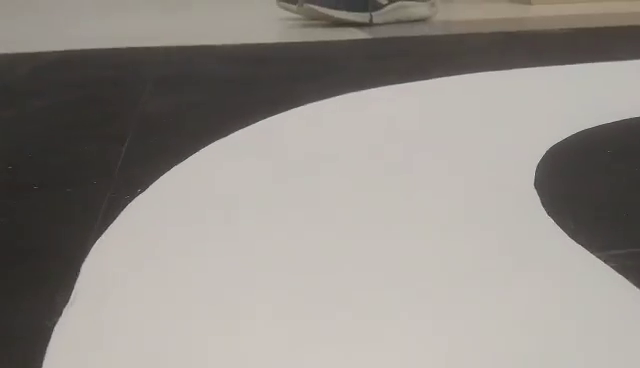
#> input picture frame 78 of src/robot_lane.mp4, 640 x 368 px
$ python lane_detection.py
#> lines starting #> are read from the running program, lines starting #| are printed output that depends on the picture; after the words box and inside, x2 and y2 are one past the last pixel; in counts of white or black regions, pixels touching at a corner belong together
import cv2
import numpy as np

cap = cv2.VideoCapture('robot_lane.mp4')

while(cap.isOpened()):

    ret, frame = cap.read()
#> frame is the input picture: shape (368, 640, 3); mean B, G, R 135.6, 140.9, 145.9
    hsv = cv2.cvtColor(frame, cv2.COLOR_BGR2HSV)
#> hsv: shape (368, 640, 3); mean H, S, V 15.8, 20.6, 145.9
    h = hsv.shape[0]
#> h = 368
    w = hsv.shape[1]
#> w = 640

    lower_color= np.array([0,0,150])
    upper_color = np.array([360,255,255])
    range = cv2.inRange(hsv, lower_color, upper_color )
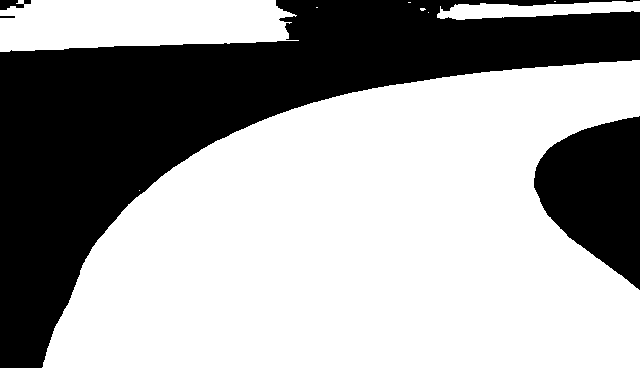
#> range: shape (368, 640); 63% white; 4 black regions, box (x1, y1, x2, y2) and area: (0, 0, 640, 368) 74651, (534, 116, 640, 290) 12208, (0, 0, 31, 10) 196, (0, 16, 15, 18) 30
    #Thresholding
    #(t,thresh) = cv2.threshold(gray, 170,255,cv2.THRESH_BINARY)

    #ROI
    mask = np.zeros_like(range)
    roi = np.array([[
        (0,h),
        (220,0),
        (420,0),
        (w,h) ]], np.int32)
    cv2.fillPoly(mask, roi, 255)
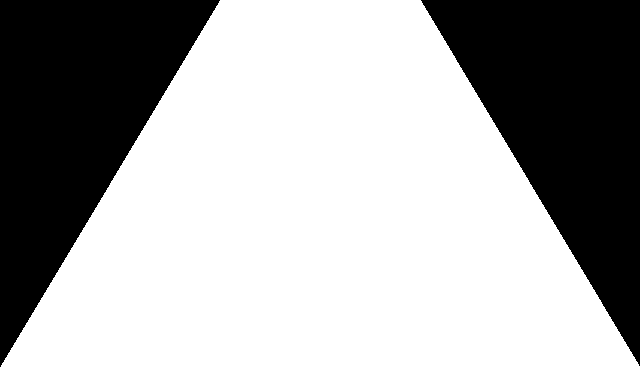
#> mask: shape (368, 640); 65.7% white; 2 black regions, box (x1, y1, x2, y2) and area: (0, 0, 220, 367) 40480, (421, 0, 640, 366) 40188
    masked = cv2.bitwise_and(range, mask)
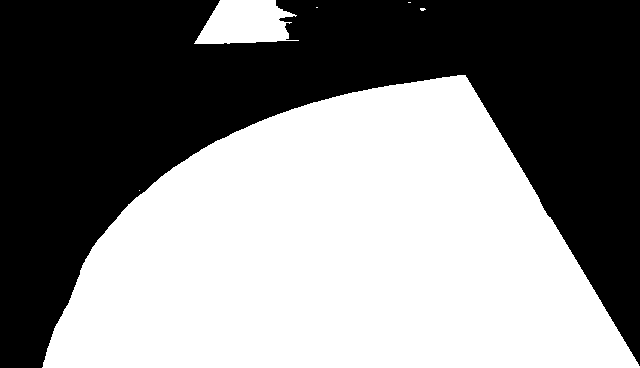
#> masked: shape (368, 640); 51.7% white; 1 black region

    contours, hierarchy = cv2.findContours(masked, cv2.RETR_LIST, cv2.CHAIN_APPROX_SIMPLE)
#> contours = 6 contours, 4 with area under 20; largest, box (x1, y1, x2, y2) and area: (42, 75, 640, 368) 117635, (194, 0, 299, 44) 3193

    m = cv2.moments(masked, False)
#> m = moments, m00 31031970, centre m10/m00, m01/m00 = (338.6, 244.9)
    try:
        cx,cy = m['m10']/m['m00'], m['m10']/m['m00']
#> cx = 338.6; cy = 338.6
    except ZeroDivisionError:
        cy,cx = h/2,w/2

    error = cx - w/2
#> error = 18.56
    error = round(error,2)
    cv2.circle(masked,(int(cx),int(cy)), 10,(0,255,0),-1)

    cv2.putText(masked, str(error),(int(cx),int(cy)),cv2.FONT_HERSHEY_SIMPLEX,1,(0,255,0),2, cv2.LINE_AA)
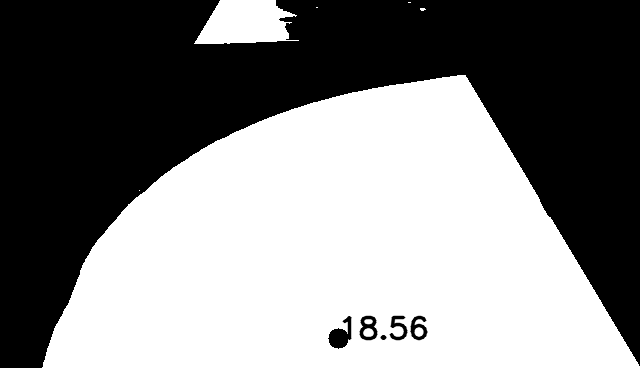
#> masked: shape (368, 640); min 0, max 255, mean 130.6
    if ret == True:

        cv2.imshow('MASK',masked)
        cv2.imshow('Original',frame)

    # Press Q on keyboard to  exit
    if cv2.waitKey(25) & 0xFF == ord('q'):
#> (key q is pressed here)
      break
cap.release()

# Closes all the frames
cv2.destroyAllWindows()

$ run again, starting later in the video
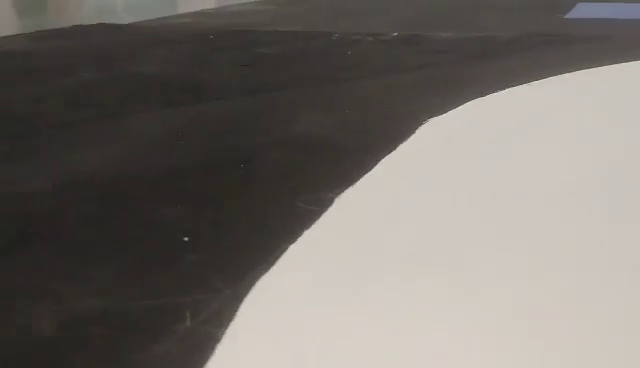
#> input picture frame 352 of src/robot_lane.mp4, 640 x 368 px
#> frame is the input picture: shape (368, 640, 3); mean B, G, R 106.6, 111.5, 116.4
#> hsv: shape (368, 640, 3); mean H, S, V 16.1, 27.8, 116.5
#> `range = cv2.inRange(hsv, lower_color, upper_color )`:
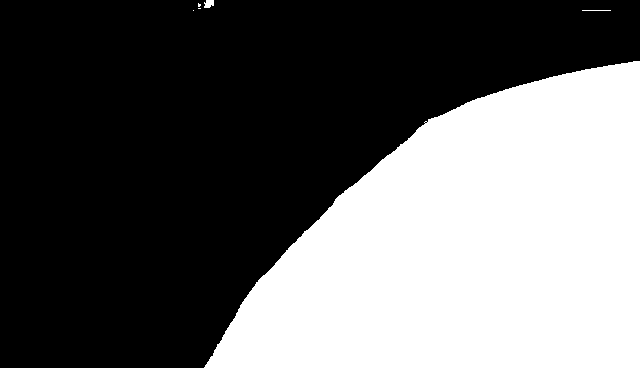
#> range: shape (368, 640); 38.9% white; 6 white regions (3 under 20 px), largest, box (x1, y1, x2, y2) and area: (204, 61, 640, 368) 91584, (204, 0, 214, 8) 65, (582, 10, 611, 11) 29
#> mask: shape (368, 640); 65.7% white; 2 black regions, box (x1, y1, x2, y2) and area: (0, 0, 220, 367) 40480, (421, 0, 640, 366) 40188
#> `masked = cv2.bitwise_and(range, mask)`:
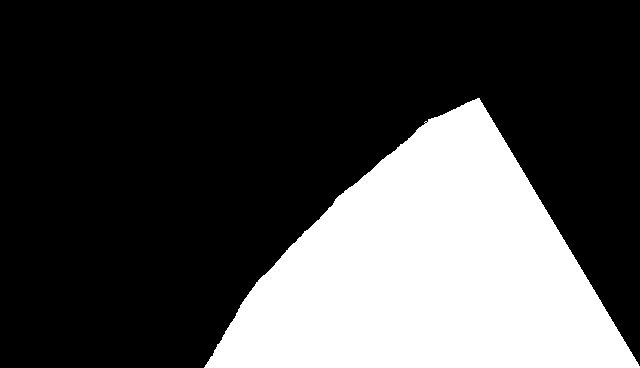
#> masked: shape (368, 640); 28.3% white; 1 white region
#> contours = 2 contours, 1 with area under 20; largest, box (x1, y1, x2, y2) and area: (204, 98, 640, 368) 66053
#> m = moments, m00 16975350, centre m10/m00, m01/m00 = (429, 271.1)
#> cx = 429
#> error = 109

$ run again, starting later in the video
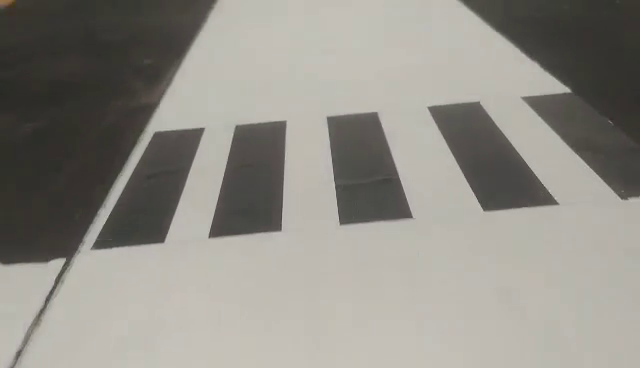
#> input picture frame 627 of src/robot_lane.mp4, 640 x 368 px
#> frame is the input picture: shape (368, 640, 3); mean B, G, R 135, 141.6, 144.8
#> hsv: shape (368, 640, 3); mean H, S, V 20.4, 19.8, 144.8
#> `range = cv2.inRange(hsv, lower_color, upper_color )`:
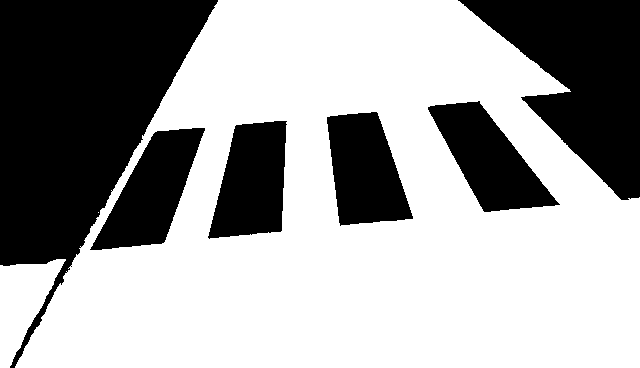
#> range: shape (368, 640); 63.5% white; 6 black regions, box (x1, y1, x2, y2) and area: (0, 0, 218, 368) 38885, (458, 0, 640, 200) 19129, (428, 101, 560, 212) 7094, (90, 128, 205, 250) 7066, (208, 121, 287, 239) 6873, (327, 112, 413, 226) 6861
#> mask: shape (368, 640); 65.7% white; 2 black regions, box (x1, y1, x2, y2) and area: (0, 0, 220, 367) 40480, (421, 0, 640, 366) 40188
#> contours = 8 contours, 3 with area under 20; largest, box (x1, y1, x2, y2) and area: (15, 0, 640, 368) 145336, (89, 127, 206, 251) 7244, (207, 120, 288, 240) 7046, (326, 111, 414, 227) 7030, (0, 259, 66, 368) 452
#> m = moments, m00 32120565, centre m10/m00, m01/m00 = (325.6, 223.9)
#> cx = 325.6
#> error = 5.56
#> `cv2.putText(masked, str(error),(int(cx),int(cy)),cv2.FONT_HERSHEY_SIMP..`:
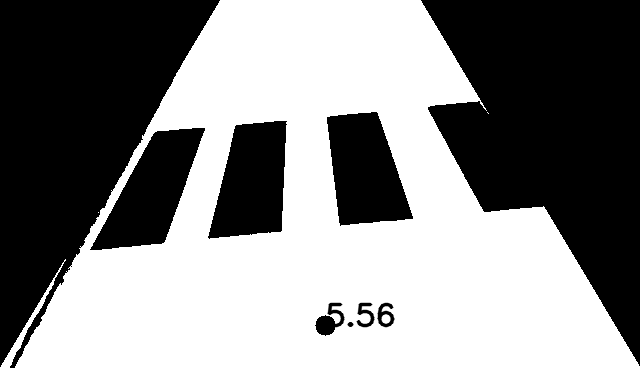
#> masked: shape (368, 640); min 0, max 255, mean 135.4
